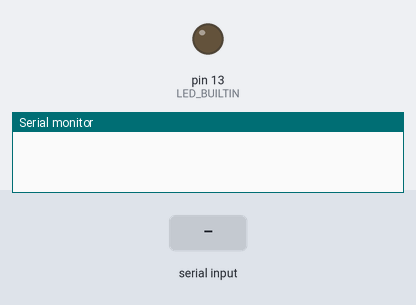
A sketch run on a simulated Arduino Uno, built with avr-gcc and run on an emulated ATmega328P. On the bench: output pins drawn as LEDs (lit = HIGH), the last lines printed to the serial monitor. The inputs (shaded band) are chosen by the test bench.

Above: at 1.2 s.
1.3 s: "CHANGE" received over Serial
At 2.1 s:
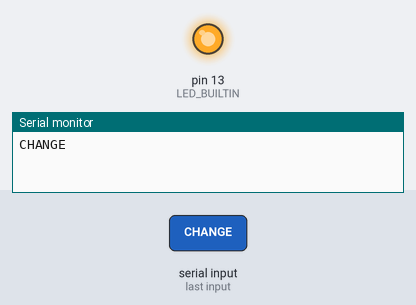
3.0 s: "1" received over Serial
Timing chart, 0 to 6.0 s (numbered marks = the images above; inputs shaded):
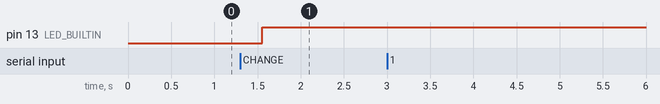

The sketch:

SerialWithJava.ino
```cpp
bool state;

void setup() {
  Serial.begin(9600);
  pinMode(LED_BUILTIN, OUTPUT);
  state = false;
}


String s = "";

void loop() {

  if (Serial.available() > 0) {
    String msg;
    while (Serial.available() > 0) {
      delay(42); // das delay(42); ist wichtig, da sonst die bytes nicht in den Buffer geladen werden und dann nicht alle
      // nacheinander ausgelesen werden können.
      byte b = Serial.read();
      msg += (char)b;
      //msg += "  |available: ";
      //msg += Serial.available();
    }
    Serial.println(msg);
    s = msg;
  }


  if (s.equalsIgnoreCase("CHANGE")) {
    state = !state;
    s = "";
  }


  digitalWrite(LED_BUILTIN, state);

  //  Serial.println("Hello World!");
  //  digitalWrite(LED_BUILTIN, state = !state);
  //  delay(1000);
}
```

Measured:
- after the input at 1.3 s, pin 13 (LED_BUILTIN): LOW → HIGH after 0.25 s
